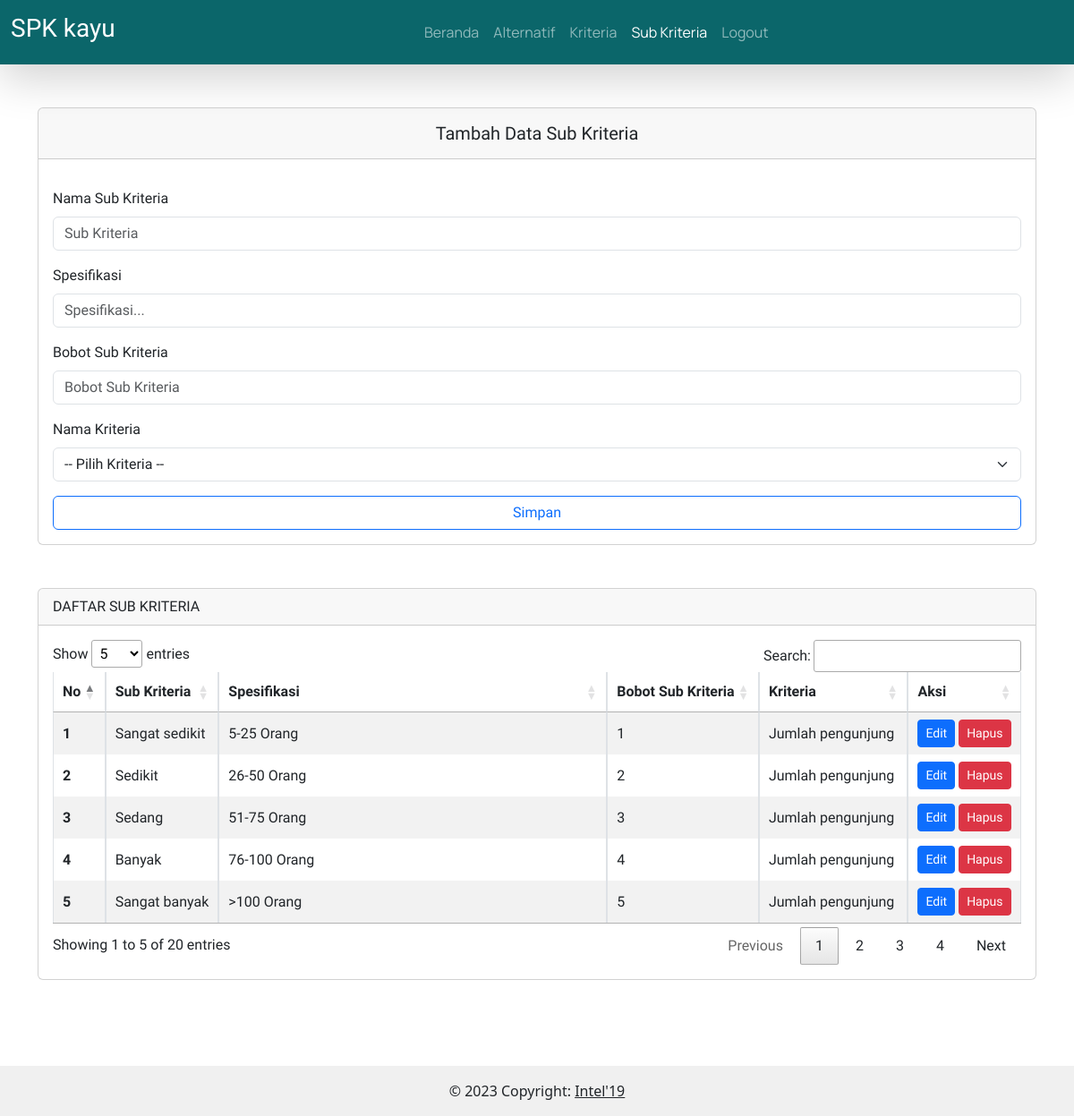
The page /admin/sub_kriteria.php (signed in) on the database its author committed.
### tables this page shows
CREATE TABLE `sub_kriteria` (
  `id_sub_kriteria` int(5) NOT NULL,
  `nama_sub_kriteria` varchar(25) NOT NULL,
  `spesifikasi` text NOT NULL,
  `bobot_sub_kriteria` int(5) NOT NULL,
  `f_id_kriteria` char(2) NOT NULL
);

CREATE TABLE `kriteria` (
  `id_kriteria` char(2) NOT NULL,
  `nama_kriteria` varchar(25) NOT NULL
);

### config.php (called while the page is built, shortened)
<?php
function connectDatabase()
{
    $conn = new mysqli(DB_HOST, DB_USERNAME, DB_PASSWORD, DB_NAME);
    return $conn;
}
?>

### admin/classes/sub_kriteria.php (called while the page is built, shortened)
<?php
require_once '../config.php';
class Sub_Kriteria{
    private $db;
    public function __construct()
    {
        $this->db = connectDatabase();
    }
    public function getSubKriteria()
    {
        return $this->db->query("SELECT sk.id_sub_kriteria,sk.nama_sub_kriteria,sk.bobot_sub_kriteria,sk.spesifikasi,k.id_kriteria,k.nama_kriteria FROM sub_kriteria sk JOIN kriteria k ON sk.f_id_kriteria = k.id_kriteria ORDER BY sk.id_sub_kriteria DESC");
    }
}
$Sub_Kriteria = new Sub_Kriteria();
?>

### admin/sub_kriteria.php (the view, shortened to what this page needs)
<?php
require_once './header.php';
require_once './classes/sub_kriteria.php';
$data_SubKriteria = $Sub_Kriteria->getSubKriteria();
?>
<div class="container mb-5 pb-5" style="font-family: 'Prompt', sans-serif">
    <div class="row">
        <div class="d-xxl-flex">
            <div class="col-xxl-3 mb-xxl-3 mt-5">
                <div class="card">
                    <div class="card-header">
                        <h5 class="text-center pt-2 col-12">
                            Tambah Data Sub Kriteria
                        </h5>
                    </div>
                    <form method="post" action="">
                        <div class="card-body">
                            <div class="mb-3 mt-3">
                                <label for="nama_sub_kriteria" class="form-label">Nama Sub Kriteria</label>
                                <input class="form-control" required name="nama_sub_kriteria" type="text"
                                    placeholder="Sub Kriteria" aria-label="default input example">
                            </div>
                            <div class="mb-3 mt-3">
                                <label for="spesifikas" class="form-label">Spesifikasi</label>
                                <input class="form-control" required name="spesifikasi" type="text"
                                    placeholder="Spesifikasi..." aria-label="default input example">
                            </div>
                            <div class="mb-3 mt-3">
                                <label for="bobot_sub_kriteria" class="form-label">Bobot Sub Kriteria</label>
                                <input class="form-control" required name="bobot_sub_kriteria" type="number"
                                    placeholder="Bobot Sub Kriteria" aria-label="default input example">
                            </div>
                            <div class="mb-3 mt-3">
                                <label for="id_kriteria" class="form-label">Nama Kriteria</label>
                                <select class="form-select" required id="id_kriteria" name="id_kriteria"
                                    aria-label="Default select example">
                                    <option value="">-- Pilih Kriteria --</option>
                                </select>
                            </div>
                            <button type="submit" name="simpan" class="btn col-12 btn-outline-primary">
                                Simpan
                            </button>
                        </div>
                    </form>
                </div>
            </div>
            <div class="col-xxl-9 ms-xxl-5 mt-5">
                <div class="card">
                    <div class="card-header">DAFTAR SUB KRITERIA</div>
                    <div class="card-body">
                        <div class="table-responsive">
                            <table class="table table-striped table-bordered nowrap" style="width:100%" id="table">
                                <thead>
                                    <tr>
                                        <th scope="col">No</th>
                                        <th scope="col">Sub Kriteria</th>
                                        <th scope="col">Spesifikasi</th>
                                        <th scope="col">Bobot Sub Kriteria</th>
                                        <th scope="col">Kriteria</th>
                                        <th scope="col">Aksi</th>
                                    </tr>
                                </thead>
                                <tbody class="table-group-divider">
                                    <?php foreach ($data_SubKriteria as $key => $sub_kriteria):?>
                                    <tr>
                                        <th scope="row"><?=$key+1;?></th>
                                        <td><?= $sub_kriteria['nama_sub_kriteria'];?></td>
                                        <td><?= $sub_kriteria['spesifikasi'];?></td>
                                        <td><?= $sub_kriteria['bobot_sub_kriteria'];?></td>
                                        <td><?= $sub_kriteria['nama_kriteria'];?></td>
                                        <td>
                                            <button type="button" class="btn btn-sm btn-primary" data-bs-toggle="modal"
                                                data-bs-target="#edit<?= $sub_kriteria['id_sub_kriteria'];?>">
                                                Edit
                                            </button>
                                            <button type="button" class="btn btn-sm btn-danger" data-bs-toggle="modal"
                                                data-bs-target="#hapus<?= $sub_kriteria['id_sub_kriteria'];?>">
                                                Hapus
                                            </button>
                                        </td>
                                    </tr>
                                    <?php endforeach;?>
                                </tbody>
                            </table>
                        </div>
                    </div>
                </div>
            </div>
        </div>
    </div>
    <?php foreach ($data_SubKriteria as $sub_kriteria):?>
</div>
<?php endforeach;?>
<?php
    require_once './footer.php';
?>

### admin/header.php (shortened to what this page needs)
<?php
require_once '../config.php';
?>
<!DOCTYPE html>
<html lang="en">
<head>
    <link href="https://cdn.jsdelivr.net/npm/bootstrap@5.3.0/dist/css/bootstrap.min.css" rel="stylesheet"
 />
    <link rel="stylesheet" href="https://cdn.jsdelivr.net/npm/sweetalert2@11/dist/sweetalert2.min.css">
    <link href="../assets/DataTables/datatables.min.css" rel="stylesheet" />
    <link rel="stylesheet" href="https://unpkg.com/leaflet@1.7.1/dist/leaflet.css" />
    <link rel="stylesheet" href="https://cdnjs.cloudflare.com/ajax/libs/lightbox2/2.11.3/css/lightbox.min.css">
</head>
<body>
    <nav class="navbar navbar-expand-lg sticky-top shadow-lg fixed-top" style="background-color: #0B666A"
        data-bs-theme="dark">
        <div class="container-fluid">
            <a class="navbar-brand" href="#">
                <h3 style="font-family: 'Righteous', cursive">SPK kayu</h3>
            </a>
            <div class="collapse navbar-collapse" id="navbarNavAltMarkup" style="font-family: 'Manrope', sans-serif">
                <div class="navbar-nav ms-auto me-auto mt-2 mb-2">
                    <a class="nav-link <?=$_SESSION['menu'] == 'beranda-admin' ? 'active':'';?>"
                        href="index.php">Beranda</a>
                    <a class="nav-link <?=$_SESSION['menu'] == 'alternatif' ? 'active':'';?>"
                        href="alternatif.php">Alternatif</a>
                    <a class="nav-link <?=$_SESSION['menu'] == 'kriteria' ? 'active':'';?>"
                        href="kriteria.php">Kriteria</a>
                    <a class="nav-link <?=$_SESSION['menu'] == 'sub-kriteria' ? 'active':'';?>"
                        href="sub_kriteria.php">Sub
                        Kriteria</a>
                    <a class="nav-link <?=$_SESSION['menu'] == 'hasil' ? 'active':'';?>"
                        href="../auth/logout.php">Logout</a>
                </div>
            </div>
        </div>
    </nav>

### admin/footer.php (shortened to what this page needs)
<footer class="bg-white text-center text-lg-start">
    <div class="text-center p-3" style="background-color: #F0F0F0;">
        © 2023 Copyright:
        <a class="text-dark" href="https://www.instagram.com/ilkom19_unc/">Intel'19</a>
    </div>
</footer>
</body>
</html>

### rows shown on the page
sub_kriteria: nama_sub_kriteria "Sangat sedikit", spesifikasi "5-25 Orang", bobot_sub_kriteria "1", f_id_kriteria.nama_kriteria "Jumlah pengunjung"
sub_kriteria: nama_sub_kriteria "Sedikit", spesifikasi "26-50 Orang", bobot_sub_kriteria "2", f_id_kriteria.nama_kriteria "Jumlah pengunjung"
sub_kriteria: nama_sub_kriteria "Sedang", spesifikasi "51-75 Orang", bobot_sub_kriteria "3", f_id_kriteria.nama_kriteria "Jumlah pengunjung"
sub_kriteria: nama_sub_kriteria "Banyak", spesifikasi "76-100 Orang", bobot_sub_kriteria "4", f_id_kriteria.nama_kriteria "Jumlah pengunjung"
sub_kriteria: nama_sub_kriteria "Sangat banyak", spesifikasi ">100 Orang", bobot_sub_kriteria "5", f_id_kriteria.nama_kriteria "Jumlah pengunjung"
